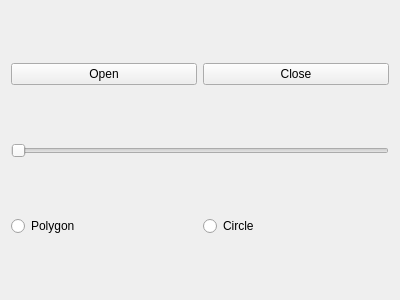
<?xml version="1.0" encoding="UTF-8"?>
<ui version="4.0">
 <class>DemoPolygonSize</class>
 <widget class="QMainWindow" name="DemoPolygonSize">
  <property name="geometry">
   <rect>
    <x>0</x>
    <y>0</y>
    <width>400</width>
    <height>300</height>
   </rect>
  </property>
  <property name="windowTitle">
   <string>DemoPolygonSize</string>
  </property>
  <widget class="QWidget" name="centralWidget">
   <layout class="QGridLayout" name="gridLayout_2">
    <item row="2" column="0" colspan="2">
     <widget class="QSlider" name="sizeSlider">
      <property name="orientation">
       <enum>Qt::Horizontal</enum>
      </property>
     </widget>
    </item>
    <item row="1" column="0" colspan="2">
     <layout class="QHBoxLayout" name="horizontalLayout"/>
    </item>
    <item row="3" column="1">
     <widget class="QRadioButton" name="radioCircle">
      <property name="text">
       <string>Circle</string>
      </property>
     </widget>
    </item>
    <item row="3" column="0">
     <widget class="QRadioButton" name="radioPolygon">
      <property name="text">
       <string>Polygon</string>
      </property>
     </widget>
    </item>
    <item row="0" column="0">
     <widget class="QPushButton" name="btnOpen">
      <property name="text">
       <string>Open</string>
      </property>
     </widget>
    </item>
    <item row="0" column="1">
     <widget class="QPushButton" name="btnClose">
      <property name="text">
       <string>Close</string>
      </property>
     </widget>
    </item>
   </layout>
  </widget>
 </widget>
 <layoutdefault spacing="6" margin="11"/>
 <resources/>
 <connections/>
</ui>
